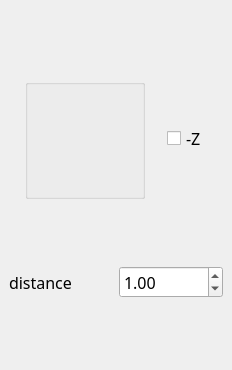
<?xml version="1.0" encoding="UTF-8"?>
<ui version="4.0">
 <class>DirectionVectorWidget</class>
 <widget class="QWidget" name="DirectionVectorWidget">
  <property name="geometry">
   <rect>
    <x>0</x>
    <y>0</y>
    <width>232</width>
    <height>370</height>
   </rect>
  </property>
  <property name="font">
   <font>
    <family>MS Reference Sans Serif</family>
    <pointsize>12</pointsize>
   </font>
  </property>
  <property name="windowTitle">
   <string>Form</string>
  </property>
  <layout class="QVBoxLayout">
   <property name="spacing">
    <number>6</number>
   </property>
   <property name="leftMargin">
    <number>9</number>
   </property>
   <property name="topMargin">
    <number>9</number>
   </property>
   <property name="rightMargin">
    <number>9</number>
   </property>
   <property name="bottomMargin">
    <number>9</number>
   </property>
   <item>
    <layout class="QHBoxLayout">
     <property name="spacing">
      <number>6</number>
     </property>
     <property name="topMargin">
      <number>9</number>
     </property>
     <item>
      <widget class="QGroupBox" name="disc">
       <property name="sizePolicy">
        <sizepolicy hsizetype="Fixed" vsizetype="Fixed">
         <horstretch>0</horstretch>
         <verstretch>0</verstretch>
        </sizepolicy>
       </property>
       <property name="minimumSize">
        <size>
         <width>120</width>
         <height>120</height>
        </size>
       </property>
       <property name="title">
        <string/>
       </property>
       <property name="alignment">
        <set>Qt::AlignCenter</set>
       </property>
       <property name="flat">
        <bool>false</bool>
       </property>
      </widget>
     </item>
     <item>
      <widget class="QCheckBox" name="reverse">
       <property name="sizePolicy">
        <sizepolicy hsizetype="Fixed" vsizetype="Fixed">
         <horstretch>0</horstretch>
         <verstretch>0</verstretch>
        </sizepolicy>
       </property>
       <property name="text">
        <string>-Z</string>
       </property>
      </widget>
     </item>
    </layout>
   </item>
   <item>
    <layout class="QHBoxLayout">
     <item>
      <widget class="QLabel" name="label">
       <property name="text">
        <string>distance</string>
       </property>
      </widget>
     </item>
     <item>
      <widget class="QDoubleSpinBox" name="distance">
       <property name="minimum">
        <double>0.000000000000000</double>
       </property>
       <property name="maximum">
        <double>1000.000000000000000</double>
       </property>
       <property name="singleStep">
        <double>0.100000000000000</double>
       </property>
       <property name="value">
        <double>1.000000000000000</double>
       </property>
      </widget>
     </item>
    </layout>
   </item>
  </layout>
 </widget>
 <resources/>
 <connections/>
</ui>
